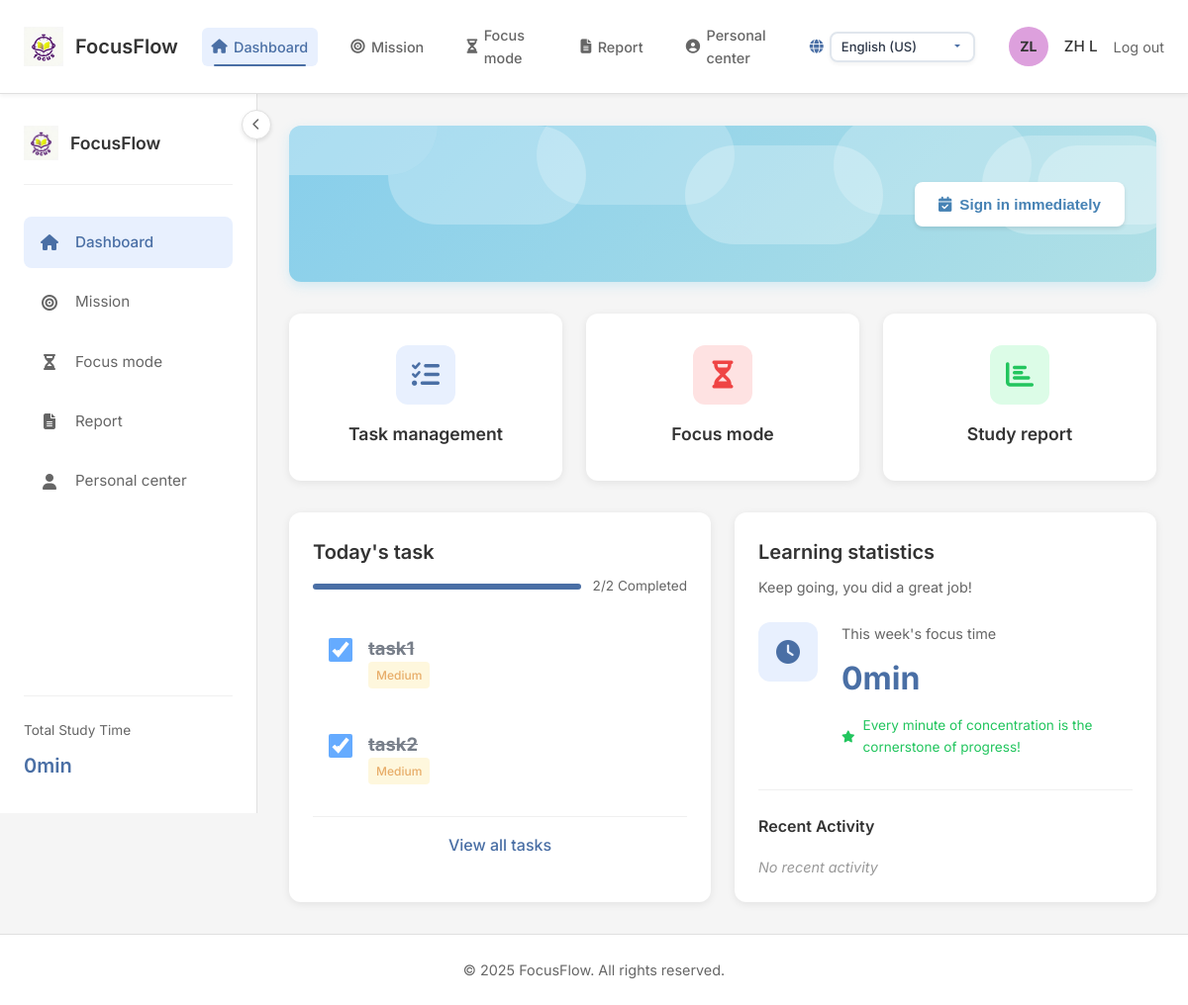
The app's page /dashboard (signed in) with its own data.
### tables this page shows
CREATE TABLE tasks (
    id INTEGER PRIMARY KEY AUTOINCREMENT,
    user_id INTEGER NOT NULL,
    title TEXT NOT NULL,
    description TEXT,
    course TEXT,
    priority TEXT DEFAULT 'medium', -- high, medium, low
    status TEXT DEFAULT 'pending', -- pending, in_progress, completed
    due_date TEXT,
    repeat TEXT, -- daily, weekly, monthly
    estimated_time INTEGER DEFAULT 60, -- 添加预计时间字段，默认60分钟
    created_at TIMESTAMP DEFAULT CURRENT_TIMESTAMP,
    updated_at TIMESTAMP DEFAULT CURRENT_TIMESTAMP,
    FOREIGN KEY (user_id) REFERENCES users (id) ON DELETE CASCADE
);

### app.py (the view, shortened to what this page needs)
@app.route('/dashboard')
@login_required
def dashboard():
    print("[调试] 访问仪表盘页面")
    lang = get_current_lang()
    translations = get_translations(lang)
    user_id = session['user_id']
    conn = get_db_connection()
    try:
        user = conn.execute('SELECT * FROM users WHERE id = ?', (user_id,)).fetchone()
        current_hour = datetime.now().hour
        if user:
            user_name = user['first_name'] or 'User'
        else:
            user_name = 'User'
        if 0 <= current_hour < 12:
            greeting = f"{translations['good_morning']}, {user_name}!"
        elif 12 <= current_hour < 18:
            greeting = f"{translations['good_afternoon']}, {user_name}!"
        else:
            greeting = f"{translations['good_evening']}, {user_name}!"
        print(f"[调试] 获取用户 {user_id} 的任务列表")
        tasks = conn.execute('SELECT * FROM tasks WHERE user_id = ? ORDER BY due_date ASC LIMIT 5',
                             (user_id,)).fetchall()
        print(f"[调试] 获取用户 {user_id} 的签到信息")
        today = datetime.now().strftime('%Y-%m-%d')
        has_checked_in = conn.execute('SELECT * FROM checkins WHERE user_id = ? AND date = ?',
                                      (user_id, today)).fetchone() is not None
        today_date = datetime.now().date()
        today_str = today_date.strftime('%Y-%m-%d')
        today_tasks_query = conn.execute('''
            SELECT * FROM tasks WHERE user_id = ? AND date(due_date) = ?
        ''', (user_id, today_str)).fetchall()
        completed_today = sum(1 for task in today_tasks_query if task['status'] == 'completed')
        total_today = len(today_tasks_query)
        task_progress_percentage = (completed_today / total_today * 100) if total_today > 0 else 0
        streak_days = 0
        checkin_dates = conn.execute('''
            SELECT date FROM checkins WHERE user_id = ? ORDER BY date DESC
        ''', (user_id,)).fetchall()
        week_start = (datetime.now() - timedelta(days=datetime.now().weekday())).strftime('%Y-%m-%d')
        focus_time_query = conn.execute('''
            SELECT SUM(duration) as total_minutes
            FROM focus_sessions
            WHERE user_id = ? AND date(start_time) >= ?
        ''', (user_id, week_start)).fetchone()
        total_minutes = focus_time_query['total_minutes'] or 0
        focus_hours = total_minutes // 60
        focus_minutes = total_minutes % 60
        weekly_focus_time = {'hours': focus_hours, 'minutes': focus_minutes}
        completed_tasks_query = conn.execute('''
            SELECT COUNT(*) as count FROM tasks WHERE user_id = ? AND status = 'completed'
        ''', (user_id,)).fetchone()
        completed_tasks = completed_tasks_query['count']
        total_tasks_query = conn.execute('''
            SELECT COUNT(*) as count FROM tasks WHERE user_id = ?
        ''', (user_id,)).fetchone()
        total_tasks = total_tasks_query['count']
        sessions_query = conn.execute('''
            SELECT COUNT(*) as total, SUM(CASE WHEN end_time IS NOT NULL THEN 1 ELSE 0 END) as completed
            FROM focus_sessions
            WHERE user_id = ? AND date(start_time) >= ?
        ''', (user_id, week_start)).fetchone()
        total_sessions = sessions_query['total'] or 0
        completed_sessions = sessions_query['completed'] or 0
        task_completion_rate = (completed_tasks / total_tasks * 100) if total_tasks > 0 else 0
        weekly_trend = []
        weekdays = ['Monday', 'Tuesday', 'Wednesday', 'Thursday', 'Friday', 'Saturday', 'Sunday']
        for i in range(6, -1, -1):
            date = datetime.now() - timedelta(days=i)
            date_str = date.strftime('%Y-%m-%d')
            weekday_name = weekdays[date.weekday()]
            is_checked_in = conn.execute('''
            SELECT * FROM checkins WHERE user_id = ? AND date = ?
            ''', (user_id, date_str)).fetchone() is not None
            focus_query = conn.execute('''
                SELECT SUM(duration) as total_minutes
                FROM focus_sessions
                WHERE user_id = ? AND date(start_time) = ?
            ''', (user_id, date_str)).fetchone()
            focus_hours = focus_query['total_minutes'] / 60 if focus_query['total_minutes'] else 0
            completed_tasks_day = conn.execute('''
                SELECT t.id, t.title, t.description, t.course, t.updated_at as completion_time
                FROM tasks t
                WHERE t.user_id = ? AND t.status = 'completed' AND date(t.updated_at) = ?
                ORDER BY t.updated_at DESC
            ''', (user_id, date_str)).fetchall()
            tasks_data = []
            for task in completed_tasks_day:
                tasks_data.append({
                    'id': task['id'],
                    'title': task['title'],
                    'description': task['description'],
                    'course_info': task['course'] if task['course'] else '无课程信息',
                    'completion_time': task['completion_time']
                })
            weekly_trend.append({
                'day': weekday_name,
                'value': round(focus_hours, 1),
                'date': date_str,
                'date_display': date.strftime('%m月%d日'),
                'checked_in': is_checked_in,
                'tasks': tasks_data,  # 添加任务数据
                'task_count': len(tasks_data)  # 添加任务数量
            })
        checked_in_dates = []
        for trend_data in weekly_trend:
            if trend_data['checked_in']:
                checked_in_dates.append({
                    'date': trend_data['date'],
                    'date_display': trend_data['date_display'],
                    'day': trend_data['day'],
                    'focus_hours': trend_data['value']
                })
        weekly_stats = {
            'focus_time': weekly_focus_time,  # 使用已计算的weekly_focus_time
            'completed_sessions': completed_sessions,  # 已定义的变量
            'total_sessions': total_sessions,  # 已定义的变量
            'completed_tasks': completed_tasks,  # 已定义的变量
            'total_tasks': total_tasks,  # 新增的变量
            'productivity_score': task_completion_rate,  # 新增的变量
            'streak_days': streak_days  # 已定义的变量
        }
        print(f"[调试] 最终统计数据: {weekly_stats}")
        print(f"[调试] 趋势数据: {weekly_trend}")
    finally:
        conn.close()
    return render_template('dashboard.html',
                           translations=translations,
                           lang=lang,
                           tasks=tasks,
                           user=user,
                           today_tasks=today_tasks_query,  # 使用已查询的today_tasks_query
                           completed_today=completed_today,  # 已计算的已完成任务数
                           total_today=total_today,  # 已计算的总任务数
                           weekly_trend=weekly_trend,  # 7天学习趋势数据
                           has_checked_in=has_checked_in,
                           task_progress_percentage=task_progress_percentage,
                           streak_days=streak_days,
                           weekly_focus_time=weekly_focus_time,
                           completed_tasks=completed_tasks,
                           greeting=greeting)

### app.py (called while the page is built)
def get_current_lang() -> str:
    lang = request.args.get('lang') or session.get('lang') or 'en-US'
    session['lang'] = lang
    return lang

@app.context_processor
def inject_i18n():
    lang = get_current_lang()
    return dict(
        supported_languages=app.config['LANGUAGES'],
        lang=lang,
        translations=get_translations(lang),
    )

def get_db_connection():
    print("[调试] 尝试连接数据库...")
    try:
        conn = sqlite3.connect(app.config['DATABASE'])
        conn.row_factory = sqlite3.Row
        print("[调试] 数据库连接成功")
        return conn
    except Exception as e:
        print(f"[调试] 数据库连接失败: {str(e)}")
        raise

def login_required(f):
    @wraps(f)
    def decorated_function(*args, **kwargs):
        print(f"[调试] 验证用户登录状态，session中的user_id: {session.get('user_id')}")
        if 'user_id' not in session:
            print("[调试] 用户未登录，重定向到登录页面")
            return redirect(url_for('login'))
        print("[调试] 用户已登录，继续执行请求")
        return f(*args, **kwargs)
    return decorated_function

### utils/helpers.py (called while the page is built)
def generate_random_color():
    colors = ['#FF6B6B', '#4ECDC4', '#45B7D1', '#96CEB4', '#FFEAA7',
              '#DDA0DD', '#98D8C8', '#F7DC6F', '#BB8FCE', '#85C1E9']
    return random.choice(colors)

### templates/dashboard.html (shortened to what this page needs)
{% extends "base.html" %}
{% block content %}
<div class="dashboard-container">
    <div class="welcome-banner">
        <div class="welcome-content">
        </div>
        <div class="welcome-actions">
            {% if checked_in %}
            <div class="checkin-status-banner checked-in">
                <i class="fas fa-check-circle"></i>
                <span>{{ translations.signed_in }}</span>
            </div>
            {% else %}
            <form method="POST" action="{{ url_for('checkin', lang=lang) }}" class="checkin-form">
                <button type="submit" class="btn-signin">
                    <i class="fas fa-calendar-check"></i>
                    {{ translations.sign_in_now }}
                </button>
            </form>
            {% endif %}
        </div>
    </div>
    <div class="feature-cards">
        <a href="{{ url_for('tasks', lang=lang) }}" class="feature-card task-card">
            <div class="feature-card-icon task-icon">
                <i class="fas fa-tasks"></i>
            </div>
            <h3 class="feature-card-title">{{ translations.task_management }}</h3>
        </a>
        <a href="{{ url_for('focus', lang=lang) }}" class="feature-card focus-card">
            <div class="feature-card-icon focus-icon">
                <i class="fas fa-hourglass-half"></i>
            </div>
            <h3 class="feature-card-title">{{ translations.focus }}</h3>
        </a>
        <a href="{{ url_for('reports', lang=lang) }}" class="feature-card report-card">
            <div class="feature-card-icon report-icon">
                <i class="fas fa-chart-bar"></i>
            </div>
            <h3 class="feature-card-title">{{ translations.study_report }}</h3>
        </a>
    </div>
    <div class="dashboard-main-content">
        <div class="dashboard-card today-tasks-card">
            <div class="card-header">
                <h2 class="card-title">{{ translations.todays_task }}</h2>
                <div class="task-progress-header">
                    <div class="progress-bar-mini">
                        <div class="progress-fill-mini" style="width: {{ task_progress_percentage }}%"></div>
                    </div>
                    <span class="progress-text-mini">{{ completed_today }}/{{ total_today }} {{ translations.completed }}</span>
                </div>
            </div>
            <div class="task-list-container">
                {% for task in today_tasks %}
                <div class="task-item-modern {% if task.status == 'completed' %}task-completed{% endif %}">
                    <input type="checkbox" class="task-checkbox-modern" data-task-id="{{ task.id }}" {% if task.status == 'completed' %}checked{% endif %}>
                    <div class="task-content">
                        <span class="task-title-modern">{{ task.title }}</span>
                        <div class="task-meta">
                            {% if task.priority == 'high' %}
                            <span class="priority-badge priority-high">{{ translations.priority_high }}</span>
                            {% elif task.priority == 'medium' %}
                            <span class="priority-badge priority-medium">{{ translations.priority_medium }}</span>
                            {% else %}
                            <span class="priority-badge priority-low">{{ translations.priority_low }}</span>
                            {% endif %}
                        </div>
                    </div>
                </div>
                {% endfor %}
            </div>
            <a href="{{ url_for('tasks', lang=lang) }}" class="view-all-link-modern">{{ translations.view_all_tasks }}</a>
        </div>
        <div class="dashboard-card learning-stats-card">
            <div class="card-header">
                <h2 class="card-title">{{ translations.learning_statistics }}</h2>
                <p class="card-subtitle">{{ translations.learning_stats_subtitle }}</p>
            </div>
            <div class="stats-content">
                <div class="main-stat">
                    <div class="stat-icon-large">
                        <i class="fas fa-clock"></i>
                    </div>
                    <div class="stat-info">
                        <p class="stat-label">{{ translations.this_week_focus_time }}</p>
                        <p class="stat-value-large">
                            {% if not weekly_focus_time.hours and not weekly_focus_time.minutes %}0{{ translations['min'] }}{% endif %}
                        </p>
                        <span class="stat-message positive">
                            <i class="fas fa-star"></i> {{ translations.focus_time_message }}
                        </span>
                    </div>
                </div>
                <div class="recent-activity">
                    <h3 class="activity-title">{{ translations.recent_activity }}</h3>
                    <div class="activity-list">
                        <p class="activity-empty">{{ translations.no_recent_activity }}</p>
                    </div>
                </div>
            </div>
        </div>
    </div>
</div>
{% endblock %}

### records on screen
tasks: status "☑", title "task1"
tasks: status "☑", title "task2"

### other values on screen
{{ translations.dashboard }} "Dashboard"
{{ translations.tasks }} "Mission"
{{ translations.focus }} "Focus mode"
{{ translations.reports }} "Report"
{{ translations.profile }} "Personal center"
{{ g.initials|default('UU') }} "ZL"
{{ g.user_name|default('User') }} "ZH L"
{{ translations.logout }} "Log out"
{{ translations.total_study_time }} "Total Study Time"
{{ g.total_study_time|default('0h 0m') }} "0min"
{{ translations.sign_in_now }} "Sign in immediately"
{{ translations.task_management }} "Task management"
{{ translations.study_report }} "Study report"
{{ translations.todays_task }} "Today's task"
{{ completed_today }} "2"
